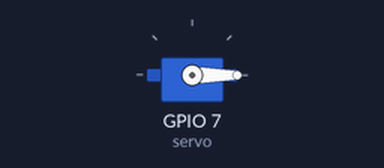
Bench run of a program on a simulated ESP32 board running MicroPython. Parts: servo. Servo angles are drawn from the pulse width (0.5 ms = 0°, 2.5 ms = 180°); what the program prints to the serial console is not drawn. At 31.0 s the program stops and its outputs stay as they are.

Above: at 0.1 s.
At 7.1 s:
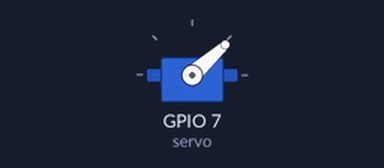
At 15.1 s:
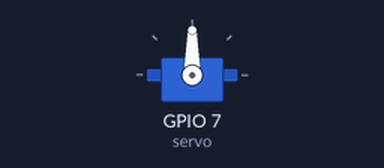
At 30.1 s:
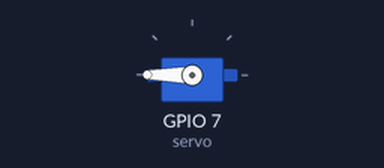
Timing chart, 0 to 31.6 s (numbered marks = the images above):
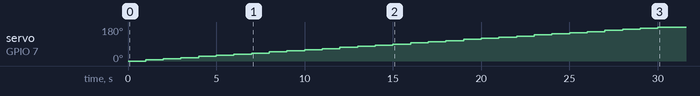

The program:

servo-ex1.py
```python
#　0P01023 -  ピョー　ウェイ　ソー

from machine import PWM, Pin
from time import sleep

SERVO_PIN = 7
FREQ = 50
servo = PWM(Pin(SERVO_PIN), freq = FREQ)

def angl_ns(angl_deg) :
    if -90 <= angl_deg <= 90 :
        return int(10**5 * (5 + (angl_deg + 90)/9))
    else :
        raise ValueError("角度の範囲を超えています")

angles = [ i for i in range (-90, 96, 6)]
dur_s  = 1

try :
    for deg in angles :
        servo.duty_ns(angl_ns(deg))
        sleep(dur_s)
        print ( f" {deg}°  {dur_s}秒")

finally:
    servo.deinit()
```

Measured:
- by itself, servo on GPIO 7 (servo): moves from 0° to 180° over 29.0 s
